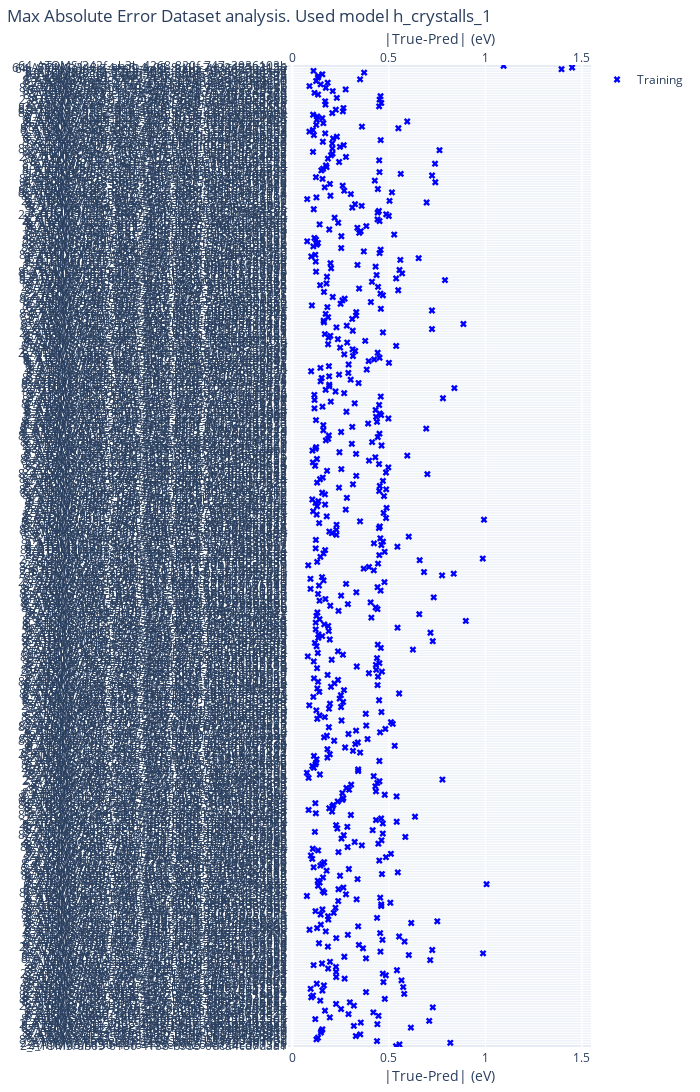

The cell this chart's notebook holds for it:
### Code cell
filepath= savedir / "alldataset_matrix_elements.html"
title = f"Dataset analysis. Used model {model_dir.parts[-1]}"
# plot_pred_vs_true_matrix_elements(
#     train_data=train_data, val_data=val_data,
#     colors=colors, title=title,
#     train_labels=train_labels, val_labels=val_labels,
#     filepath=filepath
# )

n_train_samples = len(train_data[0])
n_val_samples = len(val_data[0])
filepath= savedir / "alldataset_mean.html"
title = f"Mean Dataset analysis. Used model {model_dir.parts[-1]}"
# plot_pred_vs_true_mean(
#     colors=colors, title=title,
#     train_means=train_means, val_means=val_means,
#     train_stds=train_stds, val_stds=val_stds,
#     labels=labels,
#     n_train_samples=n_train_samples, n_val_samples=n_val_samples,
#     filepath=filepath
# )


n_train_samples = len(train_data[0])
n_val_samples = len(val_data[0])
filepath= savedir / "alldataset_maxae.html"
title = f"Max Absolute Error Dataset analysis. Used model {model_dir.parts[-1]}"
title_x="|True-Pred| (eV)"
plot_alldataset_struct_vs_scalar(
    title=title, title_x=title_x,
    values_train=maxaes[0], values_val=None,
    labels_train=labels[0], labels_val=None,
    n_train_samples=len(maxaes[0]), n_val_samples=None,
    filepath=None
)
print("Rendered")

### Figure 1 — Plotly figure (JSON) as saved in the notebook; plotly's stock layout.template omitted (floating-point values rounded to 4 significant figures; data arrays with more than 128 entries replaced by an {"elided": "..."} marker saying what was removed)
{"data": [{"marker": {"color": "blue", "size": 6, "symbol": "x"}, "mode": "markers", "name": "Training", "showlegend": true, "type": "scatter", "x": {"elided": "582 float values"}, "y": {"elided": "582 int values"}}, {"marker": {"opacity": 0}, "mode": "markers", "showlegend": false, "type": "scatter", "visible": true, "x": [0.07549, 1.449], "xaxis": "x2", "y": [-1, -1]}], "layout": {"height": 8830, "margin": {"b": 45, "l": 40, "r": 20, "t": 65}, "title": {"pad": {"t": 10}, "text": "Max Absolute Error Dataset analysis. Used model h_crystalls_1", "x": 0.01, "xanchor": "left", "y": 1, "yanchor": "top"}, "width": 700, "xaxis": {"showline": true, "side": "bottom", "title": {"standoff": 0, "text": "|True-Pred| (eV)"}}, "xaxis2": {"overlaying": "x", "side": "top", "title": {"standoff": 0, "text": "|True-Pred| (eV)"}}, "yaxis": {"autorange": false, "range": [-0.5, 581.5], "tickmode": "array", "ticktext": {"elided": "582 str values"}, "tickvals": {"elided": "582 int values"}}}}
